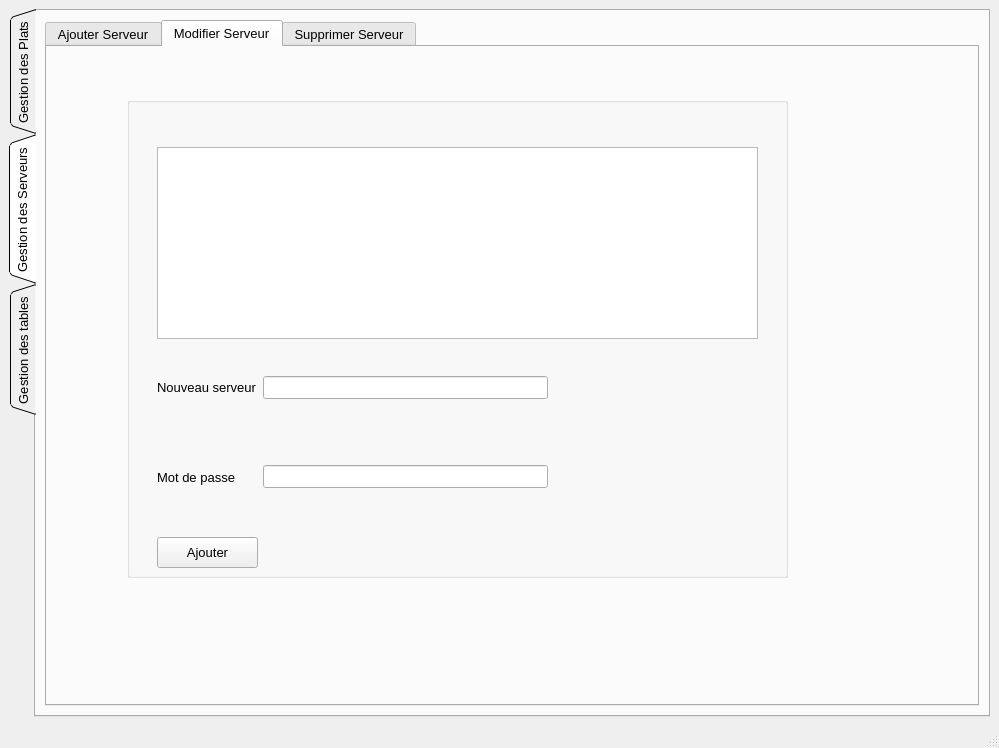
<?xml version="1.0" encoding="UTF-8"?>
<ui version="4.0">
 <class>MainAdmin</class>
 <widget class="QMainWindow" name="MainAdmin">
  <property name="geometry">
   <rect>
    <x>0</x>
    <y>0</y>
    <width>999</width>
    <height>748</height>
   </rect>
  </property>
  <property name="windowTitle">
   <string>Menu Administration</string>
  </property>
  <widget class="QWidget" name="centralwidget">
   <layout class="QVBoxLayout" name="verticalLayout">
    <item>
     <widget class="QTabWidget" name="tabWidget">
      <property name="font">
       <font>
        <family>Tahoma</family>
        <pointsize>10</pointsize>
       </font>
      </property>
      <property name="tabPosition">
       <enum>QTabWidget::West</enum>
      </property>
      <property name="tabShape">
       <enum>QTabWidget::Triangular</enum>
      </property>
      <property name="currentIndex">
       <number>1</number>
      </property>
      <widget class="QWidget" name="tab">
       <attribute name="title">
        <string>Gestion des Plats</string>
       </attribute>
       <layout class="QGridLayout" name="gridLayout">
        <item row="0" column="1">
         <widget class="QTabWidget" name="tabWidget_2">
          <property name="currentIndex">
           <number>0</number>
          </property>
          <widget class="QWidget" name="tab_1_1">
           <attribute name="title">
            <string>Ajouter Plat</string>
           </attribute>
           <widget class="QGroupBox" name="groupBox_6">
            <property name="geometry">
             <rect>
              <x>220</x>
              <y>90</y>
              <width>601</width>
              <height>331</height>
             </rect>
            </property>
            <property name="title">
             <string/>
            </property>
            <widget class="QWidget" name="horizontalLayoutWidget_5">
             <property name="geometry">
              <rect>
               <x>30</x>
               <y>40</y>
               <width>461</width>
               <height>80</height>
              </rect>
             </property>
             <layout class="QHBoxLayout" name="horizontalLayout_5">
              <item>
               <widget class="QLabel" name="label_5">
                <property name="text">
                 <string>Nom du commande</string>
                </property>
               </widget>
              </item>
              <item>
               <widget class="QLineEdit" name="lineEdit"/>
              </item>
             </layout>
            </widget>
            <widget class="QWidget" name="horizontalLayoutWidget_6">
             <property name="geometry">
              <rect>
               <x>30</x>
               <y>130</y>
               <width>461</width>
               <height>61</height>
              </rect>
             </property>
             <layout class="QHBoxLayout" name="horizontalLayout_6">
              <item>
               <widget class="QLabel" name="label_6">
                <property name="text">
                 <string>                     Prix    </string>
                </property>
               </widget>
              </item>
              <item>
               <widget class="QLineEdit" name="lineEdit_2"/>
              </item>
             </layout>
            </widget>
            <widget class="QPushButton" name="pushButton">
             <property name="geometry">
              <rect>
               <x>30</x>
               <y>210</y>
               <width>221</width>
               <height>91</height>
              </rect>
             </property>
             <property name="text">
              <string>Ajouter image du commande</string>
             </property>
             <property name="icon">
              <iconset>
               <normaloff>plus.png</normaloff>plus.png</iconset>
             </property>
            </widget>
           </widget>
          </widget>
          <widget class="QWidget" name="tab_1_2">
           <attribute name="title">
            <string>Modifier Plat</string>
           </attribute>
           <widget class="QGroupBox" name="groupBox_7">
            <property name="geometry">
             <rect>
              <x>120</x>
              <y>70</y>
              <width>761</width>
              <height>521</height>
             </rect>
            </property>
            <property name="title">
             <string/>
            </property>
            <widget class="QListView" name="listView">
             <property name="geometry">
              <rect>
               <x>30</x>
               <y>50</y>
               <width>701</width>
               <height>281</height>
              </rect>
             </property>
            </widget>
            <widget class="QWidget" name="horizontalLayoutWidget_7">
             <property name="geometry">
              <rect>
               <x>30</x>
               <y>350</y>
               <width>461</width>
               <height>61</height>
              </rect>
             </property>
             <layout class="QHBoxLayout" name="horizontalLayout_7">
              <item>
               <widget class="QLabel" name="label_7">
                <property name="text">
                 <string>Nom du commande</string>
                </property>
               </widget>
              </item>
              <item>
               <widget class="QLineEdit" name="lineEdit_3"/>
              </item>
             </layout>
            </widget>
            <widget class="QWidget" name="horizontalLayoutWidget_8">
             <property name="geometry">
              <rect>
               <x>30</x>
               <y>420</y>
               <width>461</width>
               <height>51</height>
              </rect>
             </property>
             <layout class="QHBoxLayout" name="horizontalLayout_8">
              <item>
               <widget class="QLabel" name="label_8">
                <property name="text">
                 <string>                     Prix    </string>
                </property>
               </widget>
              </item>
              <item>
               <widget class="QLineEdit" name="lineEdit_4"/>
              </item>
             </layout>
            </widget>
            <widget class="QPushButton" name="pushButton_2">
             <property name="geometry">
              <rect>
               <x>540</x>
               <y>430</y>
               <width>141</width>
               <height>31</height>
              </rect>
             </property>
             <property name="text">
              <string>Modifier</string>
             </property>
             <property name="icon">
              <iconset>
               <normaloff>settings.png</normaloff>settings.png</iconset>
             </property>
            </widget>
           </widget>
          </widget>
          <widget class="QWidget" name="tab_1_3">
           <attribute name="title">
            <string>Supprimer Plat</string>
           </attribute>
           <widget class="QGroupBox" name="groupBox_8">
            <property name="geometry">
             <rect>
              <x>130</x>
              <y>80</y>
              <width>751</width>
              <height>401</height>
             </rect>
            </property>
            <property name="title">
             <string/>
            </property>
            <widget class="QListView" name="listView_2">
             <property name="geometry">
              <rect>
               <x>30</x>
               <y>40</y>
               <width>701</width>
               <height>281</height>
              </rect>
             </property>
            </widget>
            <widget class="QPushButton" name="pushButton_3">
             <property name="geometry">
              <rect>
               <x>30</x>
               <y>340</y>
               <width>111</width>
               <height>31</height>
              </rect>
             </property>
             <property name="text">
              <string>Supprimer</string>
             </property>
             <property name="icon">
              <iconset>
               <normaloff>x-button.png</normaloff>x-button.png</iconset>
             </property>
            </widget>
           </widget>
          </widget>
         </widget>
        </item>
       </layout>
      </widget>
      <widget class="QWidget" name="tab_2">
       <attribute name="title">
        <string>Gestion des Serveurs</string>
       </attribute>
       <layout class="QGridLayout" name="gridLayout_2">
        <item row="0" column="0">
         <widget class="QTabWidget" name="tabWidget_3">
          <property name="currentIndex">
           <number>1</number>
          </property>
          <widget class="QWidget" name="tab_2_1">
           <attribute name="title">
            <string>Ajouter Serveur</string>
           </attribute>
           <widget class="QGroupBox" name="groupBox_3">
            <property name="geometry">
             <rect>
              <x>130</x>
              <y>70</y>
              <width>621</width>
              <height>291</height>
             </rect>
            </property>
            <property name="title">
             <string/>
            </property>
            <widget class="QWidget" name="horizontalLayoutWidget">
             <property name="geometry">
              <rect>
               <x>10</x>
               <y>30</y>
               <width>391</width>
               <height>81</height>
              </rect>
             </property>
             <layout class="QHBoxLayout" name="horizontalLayout">
              <item>
               <widget class="QLabel" name="label">
                <property name="text">
                 <string>Nom d'utilisateur</string>
                </property>
               </widget>
              </item>
              <item>
               <widget class="QLineEdit" name="line1"/>
              </item>
             </layout>
            </widget>
            <widget class="QWidget" name="horizontalLayoutWidget_2">
             <property name="geometry">
              <rect>
               <x>10</x>
               <y>120</y>
               <width>391</width>
               <height>80</height>
              </rect>
             </property>
             <layout class="QHBoxLayout" name="horizontalLayout_2">
              <item>
               <widget class="QLabel" name="label_2">
                <property name="text">
                 <string>Mot de passe      </string>
                </property>
               </widget>
              </item>
              <item>
               <widget class="QLineEdit" name="line2"/>
              </item>
             </layout>
            </widget>
            <widget class="QPushButton" name="bt1">
             <property name="geometry">
              <rect>
               <x>10</x>
               <y>220</y>
               <width>101</width>
               <height>31</height>
              </rect>
             </property>
             <property name="text">
              <string>Ajouter</string>
             </property>
             <property name="icon">
              <iconset>
               <normaloff>../../../../PycharmProjects/coffe/plus.png</normaloff>../../../../PycharmProjects/coffe/plus.png</iconset>
             </property>
            </widget>
           </widget>
          </widget>
          <widget class="QWidget" name="tab_2_2">
           <attribute name="title">
            <string>Modifier Serveur</string>
           </attribute>
           <widget class="QGroupBox" name="groupBox_4">
            <property name="geometry">
             <rect>
              <x>80</x>
              <y>50</y>
              <width>661</width>
              <height>481</height>
             </rect>
            </property>
            <property name="title">
             <string/>
            </property>
            <widget class="QTableWidget" name="table1">
             <property name="geometry">
              <rect>
               <x>30</x>
               <y>50</y>
               <width>601</width>
               <height>192</height>
              </rect>
             </property>
            </widget>
            <widget class="QWidget" name="horizontalLayoutWidget_3">
             <property name="geometry">
              <rect>
               <x>30</x>
               <y>250</y>
               <width>391</width>
               <height>81</height>
              </rect>
             </property>
             <layout class="QHBoxLayout" name="horizontalLayout_3">
              <item>
               <widget class="QLabel" name="label_3">
                <property name="text">
                 <string>Nouveau serveur</string>
                </property>
               </widget>
              </item>
              <item>
               <widget class="QLineEdit" name="line3"/>
              </item>
             </layout>
            </widget>
            <widget class="QWidget" name="horizontalLayoutWidget_4">
             <property name="geometry">
              <rect>
               <x>30</x>
               <y>340</y>
               <width>391</width>
               <height>80</height>
              </rect>
             </property>
             <layout class="QHBoxLayout" name="horizontalLayout_4">
              <item>
               <widget class="QLabel" name="label_4">
                <property name="text">
                 <string>Mot de passe      </string>
                </property>
               </widget>
              </item>
              <item>
               <widget class="QLineEdit" name="line4"/>
              </item>
             </layout>
            </widget>
            <widget class="QPushButton" name="bt2">
             <property name="geometry">
              <rect>
               <x>30</x>
               <y>440</y>
               <width>101</width>
               <height>31</height>
              </rect>
             </property>
             <property name="text">
              <string>Ajouter</string>
             </property>
             <property name="icon">
              <iconset>
               <normaloff>../../../../PycharmProjects/coffe/plus.png</normaloff>../../../../PycharmProjects/coffe/plus.png</iconset>
             </property>
            </widget>
           </widget>
          </widget>
          <widget class="QWidget" name="tab_2_3">
           <attribute name="title">
            <string>Supprimer Serveur</string>
           </attribute>
           <widget class="QGroupBox" name="groupBox_5">
            <property name="geometry">
             <rect>
              <x>90</x>
              <y>60</y>
              <width>701</width>
              <height>381</height>
             </rect>
            </property>
            <property name="title">
             <string/>
            </property>
            <widget class="QTableView" name="table2">
             <property name="geometry">
              <rect>
               <x>30</x>
               <y>50</y>
               <width>631</width>
               <height>261</height>
              </rect>
             </property>
            </widget>
            <widget class="QPushButton" name="bt3">
             <property name="geometry">
              <rect>
               <x>30</x>
               <y>330</y>
               <width>111</width>
               <height>31</height>
              </rect>
             </property>
             <property name="text">
              <string>Supprimer</string>
             </property>
             <property name="icon">
              <iconset>
               <normaloff>../../../../PycharmProjects/coffe/x-button.png</normaloff>../../../../PycharmProjects/coffe/x-button.png</iconset>
             </property>
            </widget>
           </widget>
          </widget>
         </widget>
        </item>
       </layout>
      </widget>
      <widget class="QWidget" name="tab_3">
       <attribute name="title">
        <string>Gestion des tables</string>
       </attribute>
       <layout class="QVBoxLayout" name="verticalLayout_2">
        <item>
         <widget class="QGroupBox" name="groupBox">
          <property name="title">
           <string>Tables</string>
          </property>
         </widget>
        </item>
        <item>
         <widget class="QGroupBox" name="groupBox_2">
          <property name="title">
           <string>Niveaux</string>
          </property>
         </widget>
        </item>
       </layout>
      </widget>
     </widget>
    </item>
   </layout>
  </widget>
  <widget class="QMenuBar" name="menubar">
   <property name="geometry">
    <rect>
     <x>0</x>
     <y>0</y>
     <width>999</width>
     <height>22</height>
    </rect>
   </property>
  </widget>
  <widget class="QStatusBar" name="statusbar"/>
 </widget>
 <resources/>
 <connections/>
</ui>
